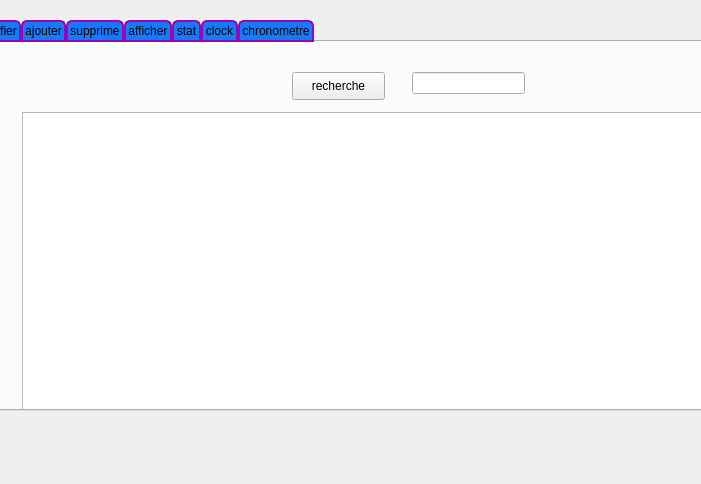
<?xml version="1.0" encoding="UTF-8"?>
<ui version="4.0">
 <class>sponsor</class>
 <widget class="QDialog" name="sponsor">
  <property name="geometry">
   <rect>
    <x>0</x>
    <y>0</y>
    <width>701</width>
    <height>484</height>
   </rect>
  </property>
  <property name="windowTitle">
   <string>Dialog</string>
  </property>
  <widget class="QTabWidget" name="tabWidget">
   <property name="geometry">
    <rect>
     <x>-30</x>
     <y>20</y>
     <width>1211</width>
     <height>391</height>
    </rect>
   </property>
   <property name="minimumSize">
    <size>
     <width>1211</width>
     <height>0</height>
    </size>
   </property>
   <property name="styleSheet">
    <string notr="true">QTabBar::tab {
	background-color: rgb(20, 122, 255);
    background: qlineargradient(x1: 0, y1: 0, x2: 0, y2: 1,
                                stop: 0 #E1E1E1, stop: 0.4 #DDDDDD,
                                stop: 0.5 #D8D8D8, stop: 1.0 #D3D3D3);
    border: 2px solid#9708B4;
    border-bottom-color: #9708B4; /* same as the pane color */
    border-top-left-radius: 6px;
    border-top-right-radius: 6px;
    min-width:60ex;
    padding: 2px;
     font: bold, &quot;Comic Sans MS&quot;;
}

QTabBar::tab:selected, QTabBar::tab:hover {
    background: qlineargradient(x1: 0, y1: 0, x2: 0, y2: 1,
                                stop: 0 #085394, stop: 0.4 #9708B4,
                                stop: 0.5 #9708B4, stop: 1.0 #9708B4);
}</string>
   </property>
   <property name="currentIndex">
    <number>3</number>
   </property>
   <widget class="QWidget" name="tab">
    <attribute name="title">
     <string>modifier</string>
    </attribute>
    <widget class="QLabel" name="label_6">
     <property name="geometry">
      <rect>
       <x>120</x>
       <y>90</y>
       <width>56</width>
       <height>16</height>
      </rect>
     </property>
     <property name="text">
      <string>nom</string>
     </property>
    </widget>
    <widget class="QLabel" name="label_7">
     <property name="geometry">
      <rect>
       <x>120</x>
       <y>140</y>
       <width>56</width>
       <height>16</height>
      </rect>
     </property>
     <property name="text">
      <string>duree</string>
     </property>
    </widget>
    <widget class="QLabel" name="label_8">
     <property name="geometry">
      <rect>
       <x>120</x>
       <y>180</y>
       <width>56</width>
       <height>16</height>
      </rect>
     </property>
     <property name="text">
      <string>heure</string>
     </property>
    </widget>
    <widget class="QLabel" name="label_9">
     <property name="geometry">
      <rect>
       <x>120</x>
       <y>220</y>
       <width>56</width>
       <height>16</height>
      </rect>
     </property>
     <property name="text">
      <string>repitition</string>
     </property>
    </widget>
    <widget class="QLineEdit" name="le_nom_2">
     <property name="geometry">
      <rect>
       <x>200</x>
       <y>90</y>
       <width>113</width>
       <height>22</height>
      </rect>
     </property>
    </widget>
    <widget class="QLineEdit" name="le_duree_2">
     <property name="geometry">
      <rect>
       <x>200</x>
       <y>140</y>
       <width>113</width>
       <height>22</height>
      </rect>
     </property>
    </widget>
    <widget class="QLineEdit" name="le_heure_2">
     <property name="geometry">
      <rect>
       <x>200</x>
       <y>180</y>
       <width>113</width>
       <height>22</height>
      </rect>
     </property>
    </widget>
    <widget class="QSpinBox" name="le_repet_2">
     <property name="geometry">
      <rect>
       <x>220</x>
       <y>220</y>
       <width>42</width>
       <height>22</height>
      </rect>
     </property>
    </widget>
    <widget class="QPushButton" name="bp_modifier">
     <property name="geometry">
      <rect>
       <x>600</x>
       <y>310</y>
       <width>93</width>
       <height>28</height>
      </rect>
     </property>
     <property name="text">
      <string>modifier</string>
     </property>
    </widget>
   </widget>
   <widget class="QWidget" name="tab_2">
    <attribute name="title">
     <string>ajouter</string>
    </attribute>
    <widget class="QLineEdit" name="le_nom">
     <property name="geometry">
      <rect>
       <x>180</x>
       <y>40</y>
       <width>113</width>
       <height>22</height>
      </rect>
     </property>
     <property name="text">
      <string/>
     </property>
    </widget>
    <widget class="QLineEdit" name="le_duree">
     <property name="geometry">
      <rect>
       <x>180</x>
       <y>80</y>
       <width>113</width>
       <height>22</height>
      </rect>
     </property>
    </widget>
    <widget class="QLabel" name="label">
     <property name="geometry">
      <rect>
       <x>70</x>
       <y>40</y>
       <width>56</width>
       <height>16</height>
      </rect>
     </property>
     <property name="text">
      <string>nom</string>
     </property>
    </widget>
    <widget class="QLabel" name="label_2">
     <property name="geometry">
      <rect>
       <x>70</x>
       <y>80</y>
       <width>56</width>
       <height>16</height>
      </rect>
     </property>
     <property name="text">
      <string>duree</string>
     </property>
    </widget>
    <widget class="QLabel" name="label_3">
     <property name="geometry">
      <rect>
       <x>70</x>
       <y>120</y>
       <width>56</width>
       <height>16</height>
      </rect>
     </property>
     <property name="text">
      <string>heure</string>
     </property>
    </widget>
    <widget class="QLineEdit" name="le_heure">
     <property name="geometry">
      <rect>
       <x>180</x>
       <y>120</y>
       <width>113</width>
       <height>22</height>
      </rect>
     </property>
    </widget>
    <widget class="QLabel" name="label_4">
     <property name="geometry">
      <rect>
       <x>70</x>
       <y>160</y>
       <width>56</width>
       <height>16</height>
      </rect>
     </property>
     <property name="text">
      <string>repetition</string>
     </property>
    </widget>
    <widget class="QPushButton" name="pushButton_2">
     <property name="geometry">
      <rect>
       <x>580</x>
       <y>270</y>
       <width>93</width>
       <height>28</height>
      </rect>
     </property>
     <property name="text">
      <string>annuler</string>
     </property>
    </widget>
    <widget class="QPushButton" name="bp_ajouter">
     <property name="geometry">
      <rect>
       <x>460</x>
       <y>270</y>
       <width>93</width>
       <height>28</height>
      </rect>
     </property>
     <property name="text">
      <string>ajouter</string>
     </property>
    </widget>
    <widget class="QComboBox" name="le_repet">
     <property name="geometry">
      <rect>
       <x>190</x>
       <y>160</y>
       <width>41</width>
       <height>22</height>
      </rect>
     </property>
     <item>
      <property name="text">
       <string>0</string>
      </property>
     </item>
     <item>
      <property name="text">
       <string>1</string>
      </property>
     </item>
     <item>
      <property name="text">
       <string>2</string>
      </property>
     </item>
     <item>
      <property name="text">
       <string>3</string>
      </property>
     </item>
    </widget>
   </widget>
   <widget class="QWidget" name="tab_3">
    <attribute name="title">
     <string>supprime</string>
    </attribute>
    <widget class="QLabel" name="label_5">
     <property name="geometry">
      <rect>
       <x>100</x>
       <y>80</y>
       <width>56</width>
       <height>16</height>
      </rect>
     </property>
     <property name="text">
      <string>nom</string>
     </property>
    </widget>
    <widget class="QLineEdit" name="le_nom_supp">
     <property name="geometry">
      <rect>
       <x>180</x>
       <y>80</y>
       <width>113</width>
       <height>22</height>
      </rect>
     </property>
    </widget>
    <widget class="QPushButton" name="bp_supprime">
     <property name="geometry">
      <rect>
       <x>390</x>
       <y>210</y>
       <width>93</width>
       <height>28</height>
      </rect>
     </property>
     <property name="text">
      <string>supprime</string>
     </property>
    </widget>
   </widget>
   <widget class="QWidget" name="tab_4">
    <attribute name="title">
     <string>afficher</string>
    </attribute>
    <widget class="QTableView" name="tabspons">
     <property name="geometry">
      <rect>
       <x>50</x>
       <y>70</y>
       <width>1031</width>
       <height>361</height>
      </rect>
     </property>
    </widget>
    <widget class="QPushButton" name="bp_tri">
     <property name="geometry">
      <rect>
       <x>940</x>
       <y>40</y>
       <width>141</width>
       <height>28</height>
      </rect>
     </property>
     <property name="text">
      <string>tri</string>
     </property>
    </widget>
    <widget class="QLineEdit" name="le_rech">
     <property name="geometry">
      <rect>
       <x>440</x>
       <y>30</y>
       <width>113</width>
       <height>22</height>
      </rect>
     </property>
    </widget>
    <widget class="QPushButton" name="bp_rech">
     <property name="geometry">
      <rect>
       <x>320</x>
       <y>30</y>
       <width>93</width>
       <height>28</height>
      </rect>
     </property>
     <property name="text">
      <string>recherche</string>
     </property>
    </widget>
    <widget class="QPushButton" name="bp_pdf">
     <property name="geometry">
      <rect>
       <x>470</x>
       <y>440</y>
       <width>171</width>
       <height>28</height>
      </rect>
     </property>
     <property name="text">
      <string>export PDF</string>
     </property>
    </widget>
   </widget>
   <widget class="QWidget" name="tab_5">
    <attribute name="title">
     <string>stat</string>
    </attribute>
    <widget class="QLabel" name="label_stat">
     <property name="geometry">
      <rect>
       <x>130</x>
       <y>30</y>
       <width>941</width>
       <height>401</height>
      </rect>
     </property>
     <property name="text">
      <string/>
     </property>
    </widget>
    <widget class="QPushButton" name="bp_aller">
     <property name="geometry">
      <rect>
       <x>570</x>
       <y>450</y>
       <width>93</width>
       <height>28</height>
      </rect>
     </property>
     <property name="text">
      <string>stat</string>
     </property>
    </widget>
   </widget>
   <widget class="QWidget" name="tab_6">
    <attribute name="title">
     <string>clock</string>
    </attribute>
    <widget class="QLabel" name="digital_clock">
     <property name="geometry">
      <rect>
       <x>280</x>
       <y>200</y>
       <width>561</width>
       <height>201</height>
      </rect>
     </property>
     <property name="font">
      <font>
       <pointsize>26</pointsize>
       <weight>75</weight>
       <bold>true</bold>
      </font>
     </property>
     <property name="text">
      <string>clock</string>
     </property>
    </widget>
    <widget class="QLabel" name="label_10">
     <property name="geometry">
      <rect>
       <x>460</x>
       <y>50</y>
       <width>201</width>
       <height>61</height>
      </rect>
     </property>
     <property name="font">
      <font>
       <family>MV Boli</family>
       <pointsize>26</pointsize>
      </font>
     </property>
     <property name="text">
      <string>live</string>
     </property>
    </widget>
   </widget>
   <widget class="QWidget" name="tab_7">
    <attribute name="title">
     <string>chronometre</string>
    </attribute>
    <widget class="QWidget" name="horizontalLayoutWidget">
     <property name="geometry">
      <rect>
       <x>360</x>
       <y>110</y>
       <width>121</width>
       <height>161</height>
      </rect>
     </property>
     <layout class="QHBoxLayout" name="horizontalLayout">
      <item>
       <widget class="QLCDNumber" name="mint"/>
      </item>
     </layout>
    </widget>
    <widget class="QWidget" name="horizontalLayoutWidget_2">
     <property name="geometry">
      <rect>
       <x>500</x>
       <y>110</y>
       <width>121</width>
       <height>161</height>
      </rect>
     </property>
     <layout class="QHBoxLayout" name="horizontalLayout_2">
      <item>
       <widget class="QLCDNumber" name="secc">
        <property name="font">
         <font>
          <pointsize>14</pointsize>
          <weight>75</weight>
          <bold>true</bold>
         </font>
        </property>
       </widget>
      </item>
     </layout>
    </widget>
    <widget class="QWidget" name="horizontalLayoutWidget_3">
     <property name="geometry">
      <rect>
       <x>320</x>
       <y>290</y>
       <width>341</width>
       <height>80</height>
      </rect>
     </property>
     <layout class="QHBoxLayout" name="horizontalLayout_3">
      <item>
       <widget class="QPushButton" name="bp_play">
        <property name="text">
         <string>play</string>
        </property>
       </widget>
      </item>
      <item>
       <widget class="QPushButton" name="bp_pause">
        <property name="text">
         <string>pause</string>
        </property>
       </widget>
      </item>
      <item>
       <widget class="QPushButton" name="bp_stop">
        <property name="text">
         <string>stop</string>
        </property>
       </widget>
      </item>
     </layout>
    </widget>
   </widget>
  </widget>
 </widget>
 <resources/>
 <connections/>
</ui>
